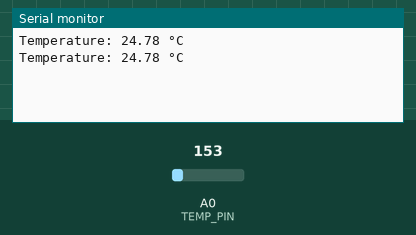
Recording of a sketch running on a simulated Arduino Uno, built with avr-gcc and run on an emulated ATmega328P. On the bench: the last lines printed to the serial monitor. Inputs (shaded band) come from the test bench; at power-on: A0 (TEMP_PIN) = 153.

Above: at 1.8 s.
1.9 s: A0 (TEMP_PIN) set to 165
At 2.8 s:
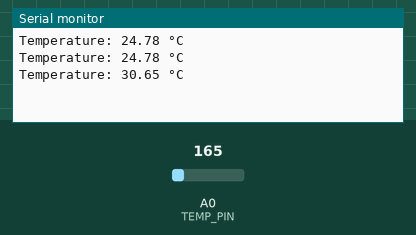
3.4 s: A0 (TEMP_PIN) set to 175
At 4.6 s:
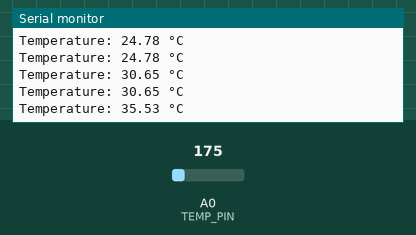
Timing chart, 0 to 6.4 s (numbered marks = the images above; inputs shaded):
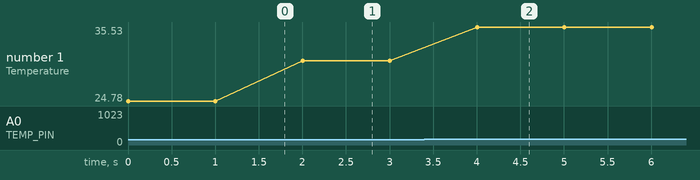

Measured:
- after the input at 1.9 s, the serial monitor: prints a new line after 0.10 s (image 1)
- after the input at 3.4 s, the serial monitor: prints a new line after 0.60 s (image 2)
- plotted number 1: 24.78 → 30.65 after the input at 1.9 s, 30.65 → 35.53 after the input at 3.4 s

The sketch:

tmp_36.ino
```cpp
#define TEMP_PIN A0  // TMP36 analog output connected to A0

void setup() {
  Serial.begin(9600);
}

void loop() {
  int sensorValue = analogRead(TEMP_PIN);           // Read analog value (0–1023)
  float voltage = sensorValue * (5.0 / 1023.0);      // Convert to voltage (0–5V)
  float temperatureC = (voltage - 0.5) * 100.0;      // TMP36 formula for °C

  Serial.print("Temperature: ");
  Serial.print(temperatureC);
  Serial.println(" °C");

  delay(1000);  // Wait for 1 second
}
```
